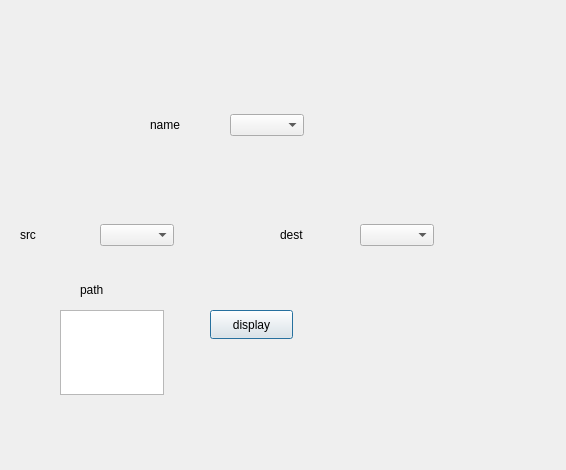
<?xml version="1.0" encoding="UTF-8"?>
<ui version="4.0">
 <class>shortestPath</class>
 <widget class="QDialog" name="shortestPath">
  <property name="geometry">
   <rect>
    <x>0</x>
    <y>0</y>
    <width>566</width>
    <height>470</height>
   </rect>
  </property>
  <property name="windowTitle">
   <string>Dialog</string>
  </property>
  <widget class="QPushButton" name="pushButton">
   <property name="geometry">
    <rect>
     <x>210</x>
     <y>310</y>
     <width>83</width>
     <height>29</height>
    </rect>
   </property>
   <property name="text">
    <string>display</string>
   </property>
  </widget>
  <widget class="QTextEdit" name="textEdit">
   <property name="geometry">
    <rect>
     <x>60</x>
     <y>310</y>
     <width>104</width>
     <height>85</height>
    </rect>
   </property>
  </widget>
  <widget class="QLabel" name="label_4">
   <property name="geometry">
    <rect>
     <x>80</x>
     <y>280</y>
     <width>63</width>
     <height>20</height>
    </rect>
   </property>
   <property name="text">
    <string>path</string>
   </property>
  </widget>
  <widget class="QWidget" name="">
   <property name="geometry">
    <rect>
     <x>150</x>
     <y>110</y>
     <width>154</width>
     <height>30</height>
    </rect>
   </property>
   <layout class="QHBoxLayout" name="horizontalLayout">
    <item>
     <widget class="QLabel" name="label">
      <property name="text">
       <string>name</string>
      </property>
     </widget>
    </item>
    <item>
     <widget class="QComboBox" name="comboBox"/>
    </item>
   </layout>
  </widget>
  <widget class="QWidget" name="">
   <property name="geometry">
    <rect>
     <x>20</x>
     <y>220</y>
     <width>154</width>
     <height>30</height>
    </rect>
   </property>
   <layout class="QHBoxLayout" name="horizontalLayout_2">
    <item>
     <widget class="QLabel" name="label_2">
      <property name="text">
       <string>src</string>
      </property>
     </widget>
    </item>
    <item>
     <widget class="QComboBox" name="comboBox_2"/>
    </item>
   </layout>
  </widget>
  <widget class="QWidget" name="">
   <property name="geometry">
    <rect>
     <x>280</x>
     <y>220</y>
     <width>154</width>
     <height>30</height>
    </rect>
   </property>
   <layout class="QHBoxLayout" name="horizontalLayout_3">
    <item>
     <widget class="QLabel" name="label_3">
      <property name="text">
       <string>dest</string>
      </property>
     </widget>
    </item>
    <item>
     <widget class="QComboBox" name="comboBox_3"/>
    </item>
   </layout>
  </widget>
 </widget>
 <resources/>
 <connections/>
</ui>
